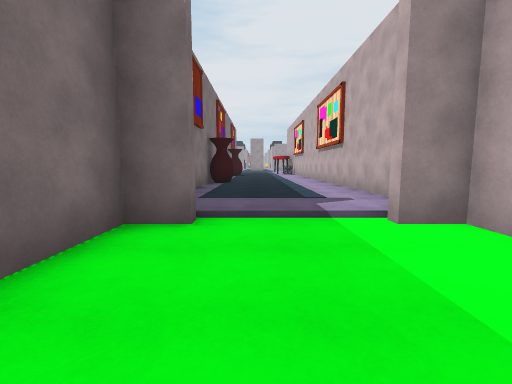
View 1 (above)

18 first-person views from a walk through a Unity game level. The camera is 1.4 m above the floor, tilts 6° down and sees 90° across. The floor is counted in squares, 2 m on a side. Each view is taken from the middle of a square. On the plan, view 1 faces up. The plan holds only what a view shows up to about 9 squares ahead; the rest is blank. The place goes on beyond the plan. The player is left out. Surface patterns are stand-ins for the level's own textures.

View 2
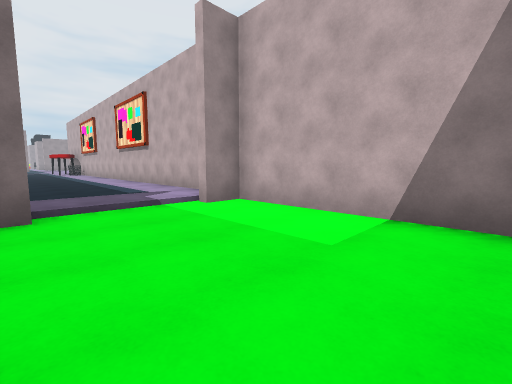

View 3
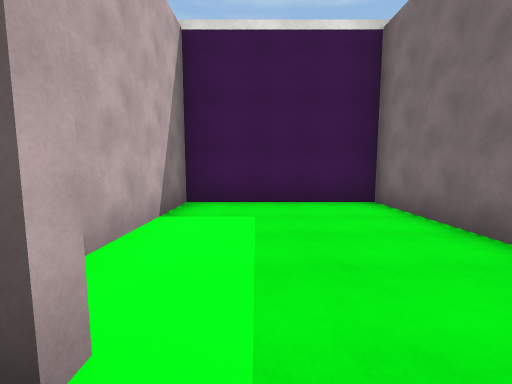

View 4
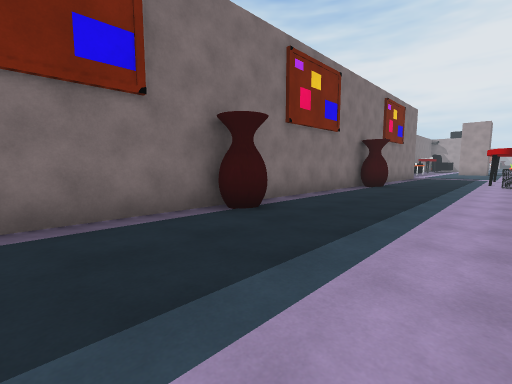

View 5
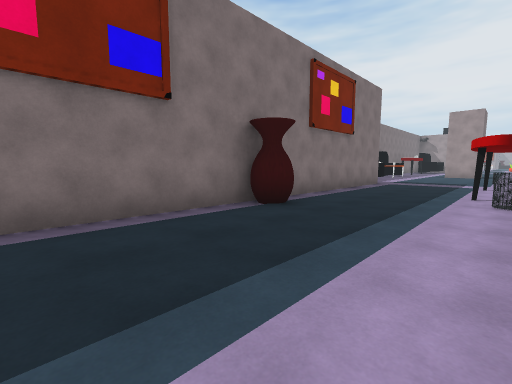

View 6
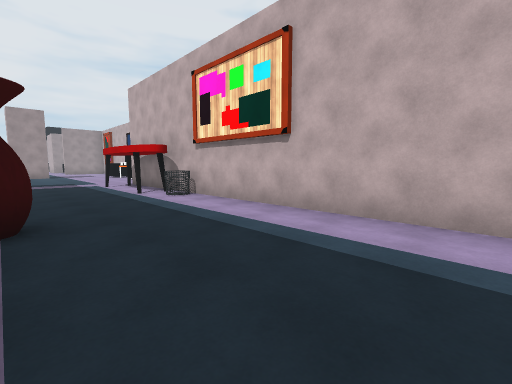

View 7
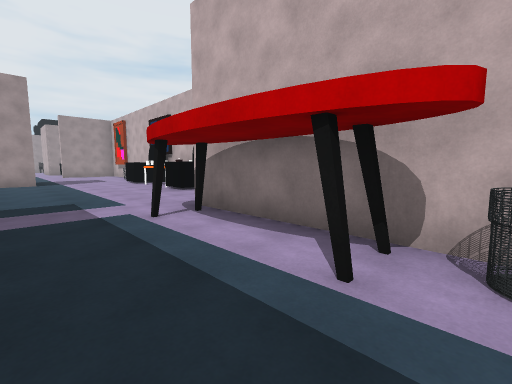

View 8
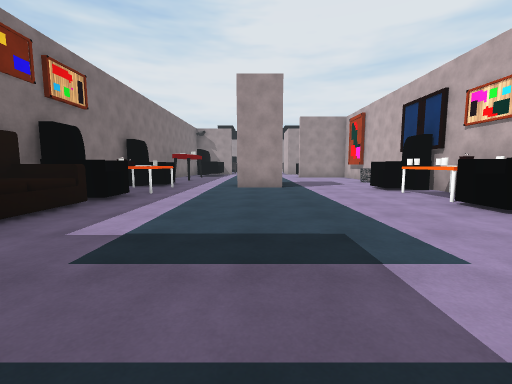

View 9
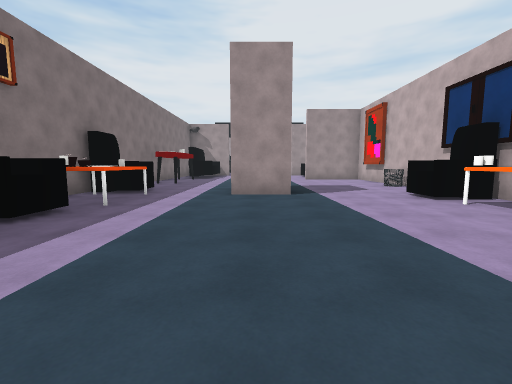

View 10
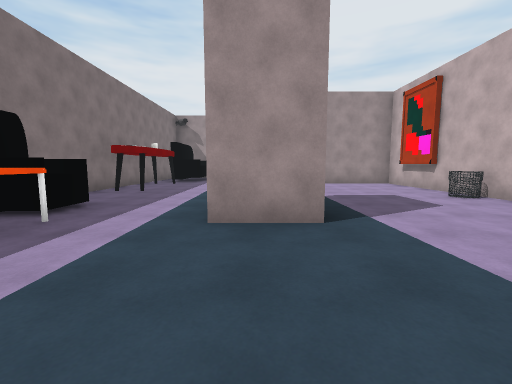

View 11
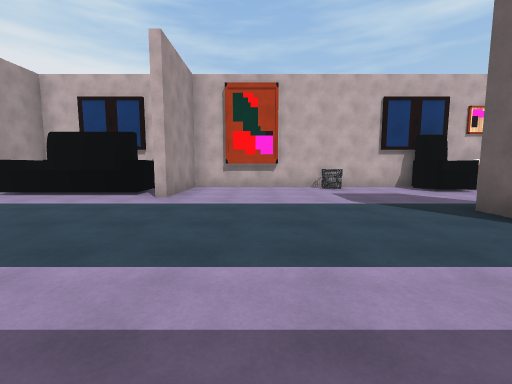

View 12
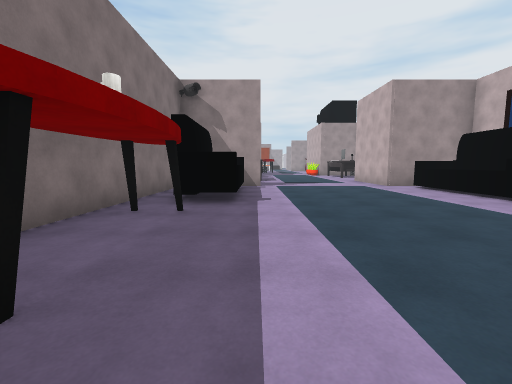

View 13
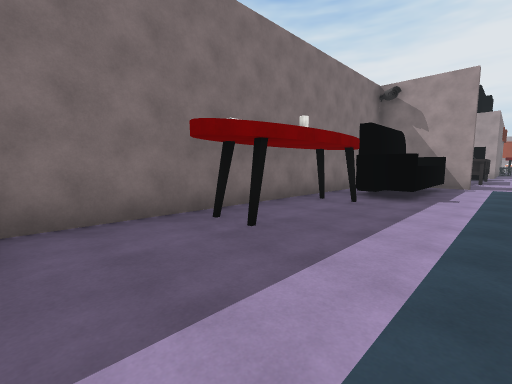

View 14
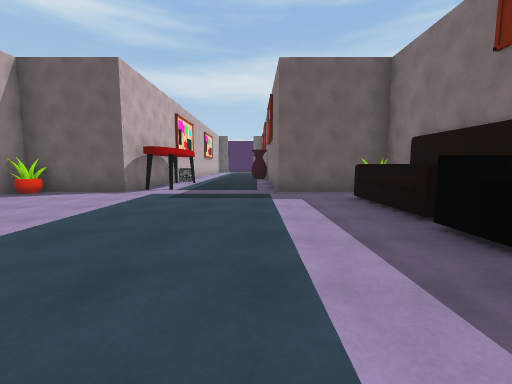

View 15
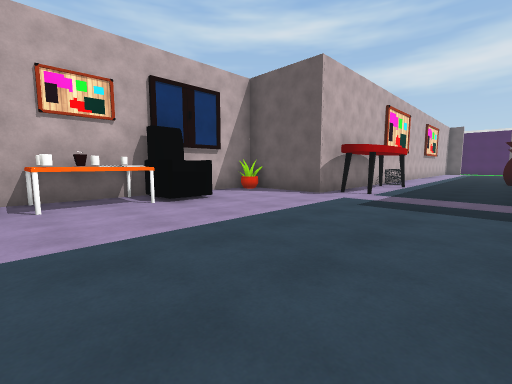

View 16
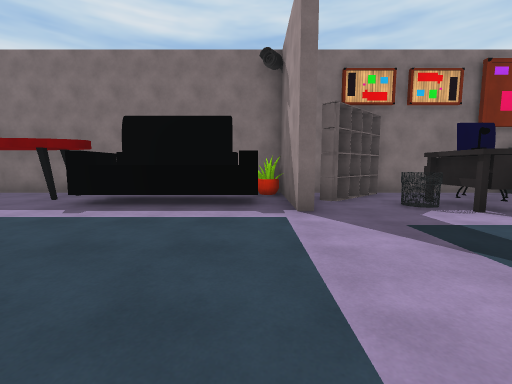

View 17
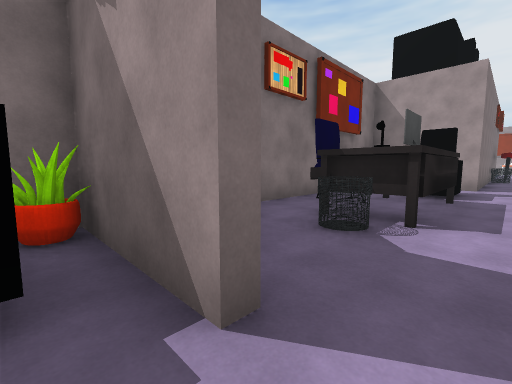

View 18
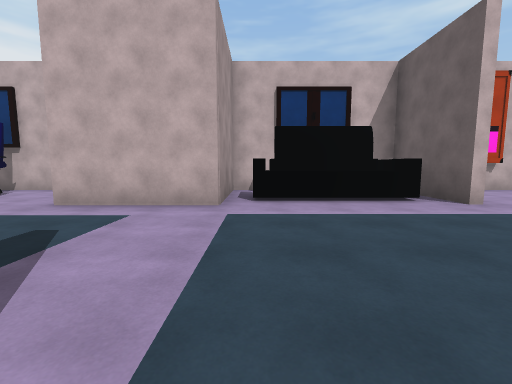

### Floor plan
Key: @ floor where view 1 was taken; # wall or solid block; . main floor; - floor 0.25 m lower than the main floor; A vase; B bin; T table; R armchair; S sofa; C chair; K bookshelf; O other object.
Columns run from 5 left of view 1 to 6 right of it. Each row starts with its distance up from view 1.
 47    R.
 46  T.R.    C.#
 45 # OO.    ..#
 44 #CCO.   ..
 43 # CO.  ..
 42 #K.B. ..#
 41 #K......#
 40 ####....##
 39 #OO.....OO#
 38 #OO.....OO
 37 # O.....OO
 36 #OO.....OO
 35 #O......###
 34 #.........#
 33 #.........##
 32 #O.........#
 31 #.........B#
 30 #..........#
 29 #RR..#.....#
 28 #OT......R##
 27  OT........#
 26  RR......TT
 25 #RR......RO
 24  S.......R#
 23  S.........
 22 #S........O
 21 ####....###
 20    #...O#
 19    #....#
 18    #...O#
 17    #...B#
 16    #....#
 15    #A...#
 14    #....#
 13    #....#
 12    #....#
 11    #....#
 10    #....#
  9    #A...#
  8    #....#
  7    #....#
  6    #....#
  5     ....#
  4     ....#
  3    ##--##
  2    #----#
  1    #----#
  0    #-@--#
 -1    #----#
 -2    ######

Positions as (right, up) in squares from view 1, and headings:
1: (0, 0), facing up
2: (-1, -1), facing up-right
3: (1, 4), facing down
4: (2, 6), facing up-left
5: (2, 11), facing up-left
6: (-1, 11), facing up-right
7: (0, 17), facing up-right
8: (0, 20), facing up
9: (0, 22), facing up
10: (0, 25), facing up
11: (-3, 33), facing right
12: (-2, 31), facing up
13: (-1, 30), facing up-left
14: (-1, 28), facing down
15: (-1, 27), facing down-right
16: (2, 39), facing left
17: (-1, 39), facing up-left
18: (-2, 39), facing right
